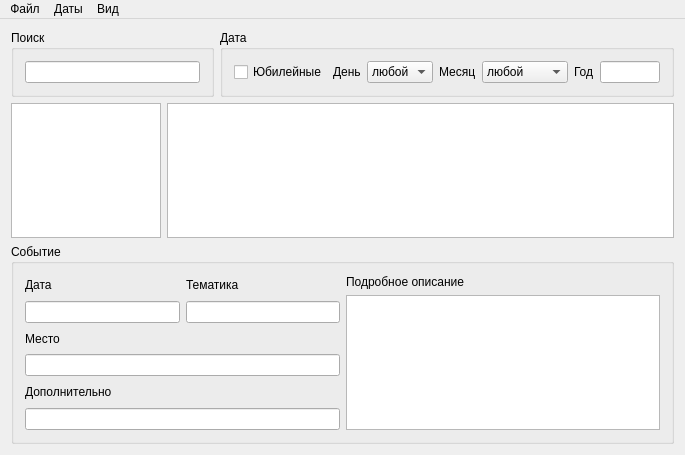
<?xml version="1.0" encoding="UTF-8"?>
<ui version="4.0">
 <class>EventsMainWindow</class>
 <widget class="QMainWindow" name="EventsMainWindow">
  <property name="geometry">
   <rect>
    <x>0</x>
    <y>0</y>
    <width>685</width>
    <height>455</height>
   </rect>
  </property>
  <property name="windowTitle">
   <string>MainWindow</string>
  </property>
  <widget class="QWidget" name="centralWidget">
   <layout class="QVBoxLayout" name="verticalLayout_9">
    <item>
     <layout class="QVBoxLayout" name="verticalLayout_8">
      <item>
       <layout class="QVBoxLayout" name="verticalLayout">
        <item>
         <layout class="QHBoxLayout" name="horizontalLayout_3">
          <item>
           <widget class="QGroupBox" name="groupBox2">
            <property name="title">
             <string>Поиск</string>
            </property>
            <layout class="QHBoxLayout" name="horizontalLayout_2">
             <item>
              <widget class="QLineEdit" name="searchEdit"/>
             </item>
            </layout>
           </widget>
          </item>
          <item>
           <widget class="QGroupBox" name="groupBox">
            <property name="title">
             <string>Дата</string>
            </property>
            <layout class="QHBoxLayout" name="horizontalLayout">
             <item>
              <widget class="QCheckBox" name="anniverBtn">
               <property name="text">
                <string>Юбилейные</string>
               </property>
              </widget>
             </item>
             <item>
              <widget class="QLabel" name="label">
               <property name="text">
                <string>День</string>
               </property>
              </widget>
             </item>
             <item>
              <widget class="QComboBox" name="dayBox">
               <property name="enabled">
                <bool>true</bool>
               </property>
               <property name="editable">
                <bool>false</bool>
               </property>
               <item>
                <property name="text">
                 <string>любой</string>
                </property>
               </item>
               <item>
                <property name="text">
                 <string>1</string>
                </property>
               </item>
               <item>
                <property name="text">
                 <string>2</string>
                </property>
               </item>
               <item>
                <property name="text">
                 <string>3</string>
                </property>
               </item>
               <item>
                <property name="text">
                 <string>4</string>
                </property>
               </item>
               <item>
                <property name="text">
                 <string>5</string>
                </property>
               </item>
               <item>
                <property name="text">
                 <string>6</string>
                </property>
               </item>
               <item>
                <property name="text">
                 <string>7</string>
                </property>
               </item>
               <item>
                <property name="text">
                 <string>8</string>
                </property>
               </item>
               <item>
                <property name="text">
                 <string>9</string>
                </property>
               </item>
               <item>
                <property name="text">
                 <string>10</string>
                </property>
               </item>
               <item>
                <property name="text">
                 <string>11</string>
                </property>
               </item>
               <item>
                <property name="text">
                 <string>12</string>
                </property>
               </item>
               <item>
                <property name="text">
                 <string>13</string>
                </property>
               </item>
               <item>
                <property name="text">
                 <string>14</string>
                </property>
               </item>
               <item>
                <property name="text">
                 <string>15</string>
                </property>
               </item>
               <item>
                <property name="text">
                 <string>16</string>
                </property>
               </item>
               <item>
                <property name="text">
                 <string>17</string>
                </property>
               </item>
               <item>
                <property name="text">
                 <string>18</string>
                </property>
               </item>
               <item>
                <property name="text">
                 <string>19</string>
                </property>
               </item>
               <item>
                <property name="text">
                 <string>20</string>
                </property>
               </item>
               <item>
                <property name="text">
                 <string>21</string>
                </property>
               </item>
               <item>
                <property name="text">
                 <string>22</string>
                </property>
               </item>
               <item>
                <property name="text">
                 <string>23</string>
                </property>
               </item>
               <item>
                <property name="text">
                 <string>24</string>
                </property>
               </item>
               <item>
                <property name="text">
                 <string>25</string>
                </property>
               </item>
               <item>
                <property name="text">
                 <string>26</string>
                </property>
               </item>
               <item>
                <property name="text">
                 <string>27</string>
                </property>
               </item>
               <item>
                <property name="text">
                 <string>28</string>
                </property>
               </item>
               <item>
                <property name="text">
                 <string>29</string>
                </property>
               </item>
               <item>
                <property name="text">
                 <string>30</string>
                </property>
               </item>
               <item>
                <property name="text">
                 <string>31</string>
                </property>
               </item>
              </widget>
             </item>
             <item>
              <widget class="QLabel" name="label_2">
               <property name="text">
                <string>Месяц</string>
               </property>
              </widget>
             </item>
             <item>
              <widget class="QComboBox" name="monthBox">
               <property name="editable">
                <bool>false</bool>
               </property>
               <item>
                <property name="text">
                 <string>любой</string>
                </property>
               </item>
               <item>
                <property name="text">
                 <string>Январь</string>
                </property>
               </item>
               <item>
                <property name="text">
                 <string>Февраль</string>
                </property>
               </item>
               <item>
                <property name="text">
                 <string>Март</string>
                </property>
               </item>
               <item>
                <property name="text">
                 <string>Апрель</string>
                </property>
               </item>
               <item>
                <property name="text">
                 <string>Май</string>
                </property>
               </item>
               <item>
                <property name="text">
                 <string>Июнь</string>
                </property>
               </item>
               <item>
                <property name="text">
                 <string>Июль</string>
                </property>
               </item>
               <item>
                <property name="text">
                 <string>Август</string>
                </property>
               </item>
               <item>
                <property name="text">
                 <string>Сентябрь</string>
                </property>
               </item>
               <item>
                <property name="text">
                 <string>Октябрь</string>
                </property>
               </item>
               <item>
                <property name="text">
                 <string>Ноябрь</string>
                </property>
               </item>
               <item>
                <property name="text">
                 <string>Декабрь</string>
                </property>
               </item>
              </widget>
             </item>
             <item>
              <widget class="QLabel" name="label_3">
               <property name="text">
                <string>Год</string>
               </property>
              </widget>
             </item>
             <item>
              <widget class="QLineEdit" name="yearEdit">
               <property name="sizePolicy">
                <sizepolicy hsizetype="Fixed" vsizetype="Fixed">
                 <horstretch>0</horstretch>
                 <verstretch>0</verstretch>
                </sizepolicy>
               </property>
               <property name="maximumSize">
                <size>
                 <width>60</width>
                 <height>16777215</height>
                </size>
               </property>
              </widget>
             </item>
            </layout>
           </widget>
          </item>
         </layout>
        </item>
        <item>
         <layout class="QHBoxLayout" name="horizontalLayout_6">
          <item>
           <widget class="QListWidget" name="listWidget">
            <property name="sizePolicy">
             <sizepolicy hsizetype="Fixed" vsizetype="Expanding">
              <horstretch>0</horstretch>
              <verstretch>0</verstretch>
             </sizepolicy>
            </property>
            <property name="maximumSize">
             <size>
              <width>150</width>
              <height>16777215</height>
             </size>
            </property>
           </widget>
          </item>
          <item>
           <widget class="QTableView" name="tableView">
            <property name="maximumSize">
             <size>
              <width>16777215</width>
              <height>16777215</height>
             </size>
            </property>
            <property name="contextMenuPolicy">
             <enum>Qt::CustomContextMenu</enum>
            </property>
            <property name="editTriggers">
             <set>QAbstractItemView::NoEditTriggers</set>
            </property>
            <property name="alternatingRowColors">
             <bool>false</bool>
            </property>
            <property name="selectionMode">
             <enum>QAbstractItemView::SingleSelection</enum>
            </property>
            <property name="selectionBehavior">
             <enum>QAbstractItemView::SelectRows</enum>
            </property>
            <property name="showGrid">
             <bool>true</bool>
            </property>
           </widget>
          </item>
         </layout>
        </item>
       </layout>
      </item>
      <item>
       <widget class="QGroupBox" name="detailBox">
        <property name="sizePolicy">
         <sizepolicy hsizetype="Preferred" vsizetype="Fixed">
          <horstretch>0</horstretch>
          <verstretch>0</verstretch>
         </sizepolicy>
        </property>
        <property name="maximumSize">
         <size>
          <width>16777215</width>
          <height>200</height>
         </size>
        </property>
        <property name="title">
         <string>Событие</string>
        </property>
        <layout class="QHBoxLayout" name="horizontalLayout_5">
         <item>
          <layout class="QVBoxLayout" name="verticalLayout_7">
           <item>
            <layout class="QHBoxLayout" name="horizontalLayout_4">
             <item>
              <layout class="QVBoxLayout" name="verticalLayout_2">
               <item>
                <widget class="QLabel" name="label_4">
                 <property name="text">
                  <string>Дата</string>
                 </property>
                </widget>
               </item>
               <item>
                <widget class="QLineEdit" name="dateEdit">
                 <property name="readOnly">
                  <bool>true</bool>
                 </property>
                </widget>
               </item>
              </layout>
             </item>
             <item>
              <layout class="QVBoxLayout" name="verticalLayout_3">
               <item>
                <widget class="QLabel" name="label_5">
                 <property name="text">
                  <string>Тематика</string>
                 </property>
                </widget>
               </item>
               <item>
                <widget class="QLineEdit" name="themeEdit">
                 <property name="readOnly">
                  <bool>true</bool>
                 </property>
                </widget>
               </item>
              </layout>
             </item>
            </layout>
           </item>
           <item>
            <layout class="QVBoxLayout" name="verticalLayout_4">
             <item>
              <widget class="QLabel" name="label_6">
               <property name="text">
                <string>Место</string>
               </property>
              </widget>
             </item>
             <item>
              <widget class="QLineEdit" name="placeEdit">
               <property name="readOnly">
                <bool>true</bool>
               </property>
              </widget>
             </item>
            </layout>
           </item>
           <item>
            <layout class="QVBoxLayout" name="verticalLayout_5">
             <item>
              <widget class="QLabel" name="label_8">
               <property name="text">
                <string>Дополнительно</string>
               </property>
              </widget>
             </item>
             <item>
              <widget class="QLineEdit" name="extraEdit">
               <property name="readOnly">
                <bool>true</bool>
               </property>
              </widget>
             </item>
            </layout>
           </item>
          </layout>
         </item>
         <item>
          <layout class="QVBoxLayout" name="verticalLayout_6">
           <item>
            <widget class="QLabel" name="label_7">
             <property name="text">
              <string>Подробное описание</string>
             </property>
            </widget>
           </item>
           <item>
            <widget class="QPlainTextEdit" name="fullEdit">
             <property name="readOnly">
              <bool>true</bool>
             </property>
            </widget>
           </item>
          </layout>
         </item>
        </layout>
       </widget>
      </item>
     </layout>
    </item>
   </layout>
  </widget>
  <widget class="QMenuBar" name="menuBar">
   <property name="geometry">
    <rect>
     <x>0</x>
     <y>0</y>
     <width>685</width>
     <height>19</height>
    </rect>
   </property>
   <property name="sizePolicy">
    <sizepolicy hsizetype="MinimumExpanding" vsizetype="Minimum">
     <horstretch>0</horstretch>
     <verstretch>0</verstretch>
    </sizepolicy>
   </property>
   <widget class="QMenu" name="menu">
    <property name="title">
     <string>Даты</string>
    </property>
    <addaction name="newEventAction"/>
    <addaction name="themeAction"/>
    <addaction name="placeAction"/>
   </widget>
   <widget class="QMenu" name="menu_2">
    <property name="title">
     <string>Вид</string>
    </property>
    <addaction name="increaseFont"/>
    <addaction name="decreaseFont"/>
    <addaction name="photosAction"/>
    <addaction name="detailAction"/>
   </widget>
   <widget class="QMenu" name="menu_5">
    <property name="title">
     <string>Файл</string>
    </property>
    <addaction name="importAction"/>
    <addaction name="exportAction"/>
    <addaction name="settingsAction"/>
    <addaction name="helpAction"/>
    <addaction name="exitAction"/>
   </widget>
   <addaction name="menu_5"/>
   <addaction name="menu"/>
   <addaction name="menu_2"/>
  </widget>
  <action name="newEventAction">
   <property name="text">
    <string>Новое событие</string>
   </property>
  </action>
  <action name="importAction">
   <property name="text">
    <string>Импорт из файла</string>
   </property>
  </action>
  <action name="exportAction">
   <property name="text">
    <string>Экспорт в файл</string>
   </property>
  </action>
  <action name="themeAction">
   <property name="checkable">
    <bool>true</bool>
   </property>
   <property name="text">
    <string>Тематика</string>
   </property>
  </action>
  <action name="placeAction">
   <property name="checkable">
    <bool>true</bool>
   </property>
   <property name="text">
    <string>Место</string>
   </property>
  </action>
  <action name="exitAction">
   <property name="text">
    <string>Выход</string>
   </property>
  </action>
  <action name="increaseFont">
   <property name="text">
    <string>Шрифт крупнее</string>
   </property>
  </action>
  <action name="decreaseFont">
   <property name="text">
    <string>Шрифт меньше</string>
   </property>
  </action>
  <action name="anniverAction">
   <property name="checkable">
    <bool>true</bool>
   </property>
   <property name="text">
    <string>Юбилейные</string>
   </property>
  </action>
  <action name="photosAction">
   <property name="checkable">
    <bool>true</bool>
   </property>
   <property name="text">
    <string>С фотографиями</string>
   </property>
  </action>
  <action name="detailAction">
   <property name="checkable">
    <bool>true</bool>
   </property>
   <property name="text">
    <string>Показать подробнее</string>
   </property>
  </action>
  <action name="settingsAction">
   <property name="text">
    <string>Настройки</string>
   </property>
  </action>
  <action name="helpAction">
   <property name="text">
    <string>Справка</string>
   </property>
  </action>
  <action name="cardAction">
   <property name="text">
    <string>Карточка</string>
   </property>
  </action>
  <action name="fullList">
   <property name="text">
    <string>Показать полный список</string>
   </property>
  </action>
  <action name="removeEvent">
   <property name="text">
    <string>Удалить</string>
   </property>
  </action>
 </widget>
 <layoutdefault spacing="6" margin="11"/>
 <resources/>
 <connections/>
</ui>
